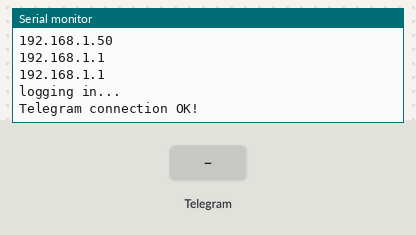
Simulated run of this sketch. Board: ESP8266 (NodeMCU). On the bench: the last lines printed to the serial monitor. The inputs (shaded band) are chosen by the test bench. WiFi joins after 1.5 s; servers stay silent unless stated; a WiFi scan finds three made-up networks.

Above: at 2.7 s.
2.8 s: Telegram message "/start" received
At 3.8 s:
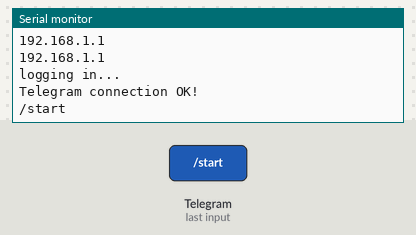
4.3 s: Telegram message "/scan" received
At 5.0 s:
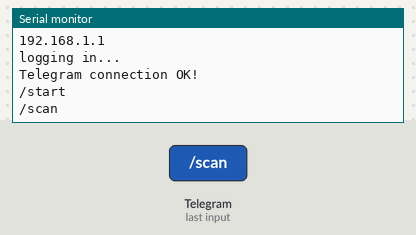

Measured:
- after the input at 2.8 s, the serial monitor: prints a new line after 0.07 s (image 1)
- after the input at 4.3 s, the serial monitor: prints a new line after 0.07 s (image 2)

The sketch:

ESP32.ino
```cpp
#include <Arduino.h>
#include <WiFi.h>
#include <WiFiClient.h>
#include <CTBot.h>

// Deklarasi Variable dan Konstanta
String wifiSSID = "realme 6";
String wifiPassword = "realme6pro";

String r = "Mencari Sinyal WiFi...";
String s = "Jaringan tidak ditemukan.";
String t = "  jaringan ditemukan.";
String u = "";
String za = "\n";

TBMessage tMessage;
String token = "5783551625:AAHo9pufWDvVNC1F31u0-xwMF2bGuA_fDtY";
CTBot myBot;

const int RSSI_MAX =-50;      // menentukan kekuatan sinyal maksimum dalam dBm
const int RSSI_MIN =-100;     // menentukan kekuatan sinyal minimum dalam dBm

// Deklarasi Fungsi
void connectWifi();
void loginTelegram();

void setup()
{
    Serial.begin(9600);
    connectWifi();
    loginTelegram();

}

void loop()
{


    if (myBot.getNewMessage(tMessage))
    {
        Serial.println(tMessage.text);
        if (tMessage.messageType == CTBotMessageText)
        {
            if (tMessage.text.equalsIgnoreCase("/start"))
            {
                String reply = "";
                reply += "Hi, Welcome "+ tMessage.sender.firstName + " to Kelompok 8 Bot\n";
                reply += "Gunakan List Command dibawah ini : \n";
                reply += "Scan WIFI : /scan \n";

                myBot.sendMessage(tMessage.sender.id, reply);
            }
            else if (tMessage.text.equalsIgnoreCase("/scan"))
            {
              int n = WiFi.scanNetworks();
            String sn = String(n);
              Serial.println("scan done");
              if (n == 0) {
                  Serial.println("no networks found");
              } else {
                  String a = sn + t + za + za;
              Serial.print(n);
              Serial.println(t);

              u = "";
              for (int i = 0; i < n; ++i) {
                int v = i + 1;
                String nv = String(v) + ". ";
                String w = String(WiFi.SSID(i)) + "  ";
                String x = String(WiFi.RSSI(i)) + "dBm (";
                String xv = String(dBmtoPercentage(WiFi.RSSI(i)));
                String xw = String("%)");
                String y = nv + w + x + xv + xw + za;
                u = u + y;

                Serial.print("  ");
                Serial.print(nv);
                Serial.print(w);
                Serial.print(x);
                Serial.print(dBmtoPercentage(WiFi.RSSI(i)));
                Serial.println("%)");

                delay(10);
              }
                  String reply = "";
                  String zu = a + u;
                  reply += "Scanning :  \n";
                  reply += zu;
                  u = "";
                  zu = "";


                  myBot.sendMessage(tMessage.sender.id, reply);
              }
              Serial.println("");
              delay(2000);
              WiFi.scanDelete();
            }
            else
            {
                String reply = "";
                reply += "Hi, Welcome "+ tMessage.sender.firstName + " to Kelompok 8 Bot\n";
                reply += "Command tidak terdefinisi, ketik /start untuk melihat List Command! \n";

                myBot.sendMessage(tMessage.sender.id, reply);
            }
        }
    }
}

void connectWifi()
{
    Serial.println("Connecting To Wifi");
    WiFi.begin(wifiSSID.c_str(), wifiPassword.c_str());
    while (WiFi.status() != WL_CONNECTED)
    {
        Serial.print(".");
        delay(500);
    }

    Serial.println("Wifi Connected");
    Serial.println(WiFi.SSID());
    Serial.println(WiFi.RSSI());
    Serial.println(WiFi.macAddress());
    Serial.println(WiFi.localIP());
    Serial.println(WiFi.gatewayIP());
    Serial.println(WiFi.dnsIP());
}

void loginTelegram()
{
    Serial.println("logging in...");
    while (!myBot.testConnection())
    {
        myBot.setTelegramToken(token);
        delay(1000);
    }
    Serial.println("Telegram connection OK!");
}

int dBmtoPercentage(int dBm) {
  int quality;
    if(dBm <= RSSI_MIN) {
        quality = 0;
    } else if(dBm >= RSSI_MAX) {
        quality = 100;
    } else {
        quality = 2 * (dBm + 100);
    }
    return quality;
}
```
